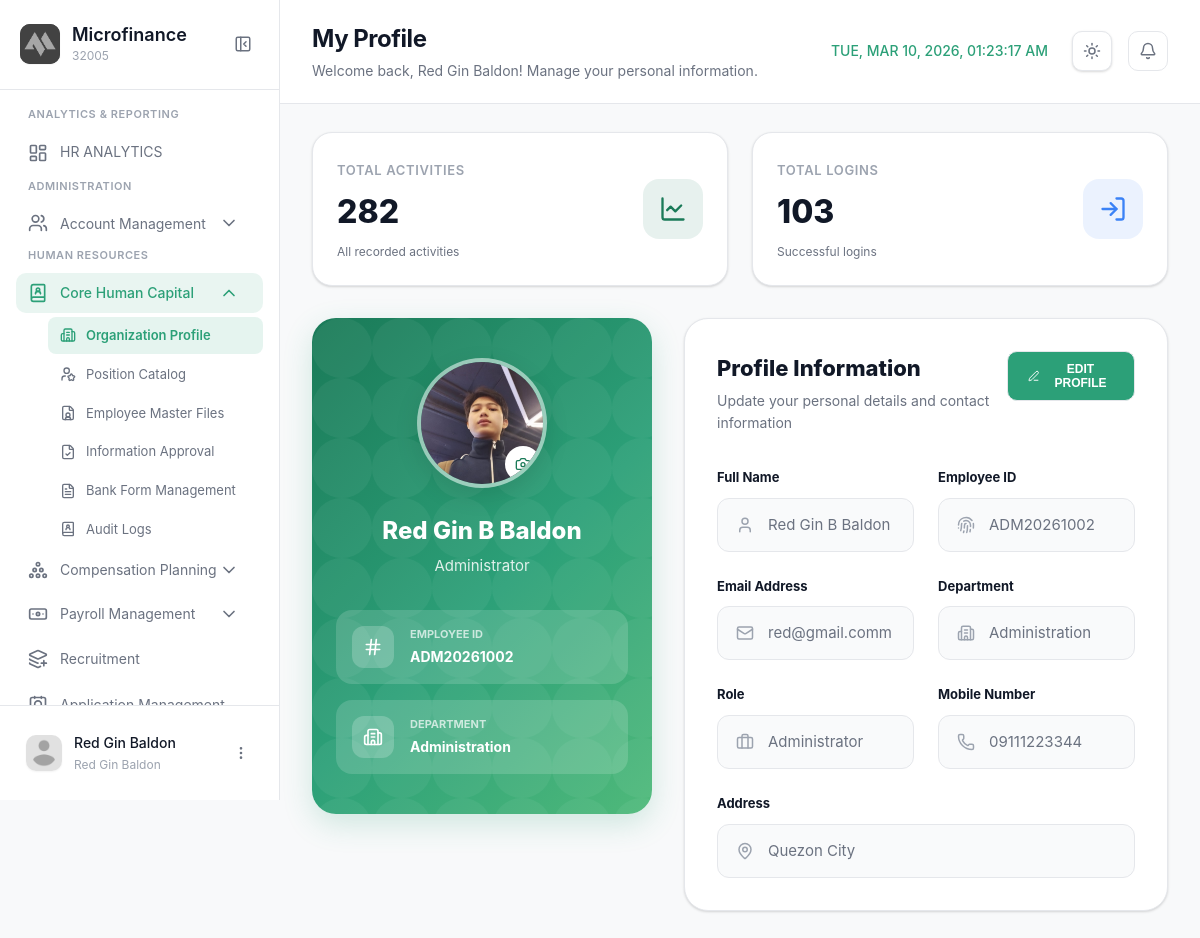
The app's page /modules/admin/profile.php (signed in) with its own data.
### tables this page shows
CREATE TABLE `employee` (
  `EmployeeID` int(11) NOT NULL,
  `EmployeeCode` varchar(20) DEFAULT NULL,
  `FirstName` varchar(100) NOT NULL,
  `MiddleName` varchar(100) DEFAULT NULL,
  `LastName` varchar(100) NOT NULL,
  `DateOfBirth` date NOT NULL,
  `Gender` varchar(20) DEFAULT NULL,
  `PersonalEmail` varchar(150) DEFAULT NULL,
  `PhoneNumber` varchar(20) DEFAULT NULL,
  `PermanentAddress` text DEFAULT NULL,
  `ProfilePhoto` varchar(255) DEFAULT NULL
);

CREATE TABLE `positions` (
  `PositionID` int(11) NOT NULL,
  `PositionName` varchar(100) NOT NULL,
  `PositionCode` varchar(10) DEFAULT NULL,
  `DepartmentID` int(11) DEFAULT NULL,
  `SalaryGradeID` int(11) DEFAULT NULL,
  `AuthorizedHeadcount` int(11) DEFAULT 1
);

CREATE TABLE `department` (
  `DepartmentID` int(11) NOT NULL,
  `DepartmentName` varchar(100) NOT NULL
);

### modules/admin/profile.php (the view, shortened to what this page needs)
<?php
require_once '../../config/config.php';
$userId = $_SESSION['user_id'];
$employee = null;
$sql = "SELECT e.*, d.DepartmentName, p.PositionName
        FROM employee e
        JOIN useraccounts ua ON e.EmployeeID = ua.EmployeeID
        LEFT JOIN employmentinformation ei ON e.EmployeeID = ei.EmployeeID
        LEFT JOIN department d ON ei.DepartmentID = d.DepartmentID
        LEFT JOIN positions p ON ei.PositionID = p.PositionID
        WHERE ua.AccountID = ?";
$stmt = $conn->prepare($sql);
$stmt->bind_param("i", $userId);
$stmt->execute();
$result = $stmt->get_result();
if ($result && $result->num_rows > 0) {
    $employee = $result->fetch_assoc();
}
$fullName = $employee ? trim(($employee['FirstName'] ?? '') . ' ' . ($employee['MiddleName'] ?? '') . ' ' . ($employee['LastName'] ?? '')) : 'Unknown User';
$initials = $employee ? strtoupper(substr($employee['FirstName'] ?? 'U', 0, 1) . substr($employee['LastName'] ?? 'N', 0, 1)) : '??';
$profilePhoto = !empty($employee['ProfilePhoto']) ? '../../' . $employee['ProfilePhoto'] : null;
?>
<!DOCTYPE html>
<html lang="en">
<head>
  <link rel="stylesheet" href="../../css/profile.css?v=1.3">
</head>
<body>
  <aside class="sidebar" id="sidebar">
    <div class="sidebar-header">
      <div class="logo-container">
        <div class="logo-wrapper">
          <img src="../../img/logo.png" alt="Logo" class="logo">
        </div>
        <div class="logo-text">
          <h2 class="app-name">Microfinance</h2>
          <span class="app-tagline">32005</span>
        </div>
      </div>
      <button class="sidebar-toggle" id="sidebarToggle">
        <i data-lucide="panel-left-close"></i>
      </button>
    </div>
<nav class="sidebar-nav">
      <div class="nav-section">
        <span class="nav-section-title">ANALYTICS & REPORTING</span>
        <a href="dashboard.php" class="nav-item active">
          <i data-lucide="layout-dashboard"></i>
          <span>HR ANALYTICS</span>
        </a>
      <div class="nav-section">
        <span class="nav-section-title">ADMINISTRATION</span>
        <div class="nav-item-group active">
          <button class="nav-item has-submenu" data-module="accounts">
            <div class="nav-item-content">
              <i data-lucide="users"></i>
              <span>Account Management</span>
            </div>
            <i data-lucide="chevron-down" class="submenu-icon"></i>
          </button>
        </div>
       <div class="nav-section">
        <span class="nav-section-title">Human Resources</span>
          <div class="nav-item-group <?php echo ($module === 'corehumancapital') ? 'active' : ''; ?>">
          <button class="nav-item has-submenu" data-module="corehumancapital">
            <div class="nav-item-content">
              <i data-lucide="book-user"></i>
              <span>Core Human Capital</span>
            </div>
            <i data-lucide="chevron-down" class="submenu-icon"></i>
          </button>
          <div class="submenu" id="submenu-corehumancapital">
             <a href="orgprofile.php" class="submenu-item <?php echo ($page === 'orgprofile') ? 'active' : ''; ?>">
              <i data-lucide="building-2"></i>
              <span>Organization Profile</span>
            </a>
            <a href="positioncatalog.php" class="submenu-item <?php echo ($page === 'positioncatalog') ? 'active' : ''; ?>">
              <i data-lucide="user-star"></i>
              <span>Position Catalog</span>
            </a>
            <a href="employeemaster.php" class="submenu-item <?php echo ($page === 'employeemaster') ? 'active' : ''; ?>">
              <i data-lucide="file-user"></i>
              <span>Employee Master Files</span>
            </a>
            <a href="informationapproval.php" class="submenu-item <?php echo ($page === 'informationapproval') ? 'active' : ''; ?>">
              <i data-lucide="file-check"></i>
              <span>Information Approval</span>
            </a>
            <a href="bankform.php" class="submenu-item <?php echo ($page === 'bankform') ? 'active' : ''; ?>">
              <i data-lucide="file-text"></i>
              <span>Bank Form Management</span>
            </a>
            <a href="auditlogs.php" class="submenu-item <?php echo ($page === 'auditlogs') ? 'active' : ''; ?>">
              <i data-lucide="book-user"></i>
              <span>Audit Logs</span>
            </a>
          </div>
        </div>
          <div class="nav-item-group <?php echo ($module === 'planning') ? 'active' : ''; ?>">
          <button class="nav-item has-submenu" data-module="planning">
            <div class="nav-item-content">
              <i data-lucide="circle-pile"></i>
              <span>Compensation Planning</span>
            </div>
            <i data-lucide="chevron-down" class="submenu-icon"></i>
          </button>
        </div>
        <div class="nav-item-group">
          <button class="nav-item has-submenu" data-module="payroll">
            <div class="nav-item-content">
              <i data-lucide="banknote"></i>
              <span>Payroll Management</span>
            </div>
            <i data-lucide="chevron-down" class="submenu-icon"></i>
          </button>
        </div>
            <a href="recruitment.php" class="nav-item <?php echo ($page === 'recruitment') ? 'active' : ''; ?>">
              <i data-lucide="layers-plus"></i>
              <span>Recruitment</span>
            </a>
            <a href="applicationmgt.php" class="nav-item <?php echo ($page === 'applicationmgt') ? 'active' : ''; ?>">
              <i data-lucide="contact-round"></i>
              <span>Application Management</span>
            </a>
        </div>
    </nav>
    <div class="sidebar-footer">
      <div class="user-profile">
        <div class="user-avatar">
          <img src="../../img/profile.png" alt="User">
        </div>
        <div class="user-info">
          <span class="user-name"><?php echo htmlspecialchars($_SESSION['username'] ?? 'Admin'); ?></span>
          <span class="user-role"><?php echo htmlspecialchars($_SESSION['user_role'] ?? 'Administrator'); ?></span>
        </div>
        <button class="user-menu-btn" id="userMenuBtn">
          <i data-lucide="more-vertical"></i>
        </button>
      </div>
    </div>
  </aside>
  <main class="main-content">
    <header class="page-header">
      <div class="header-left">
        <div class="header-title">
          <h1>My Profile</h1>
          <p>Welcome back, <?php echo htmlspecialchars($_SESSION['username'] ?? 'User'); ?>! Manage your personal information.</p>
        </div>
      </div>
      <div class="header-right">
                <div class="header-clock">
          <span id="realTimeClock"></span>
        </div>
        <button class="theme-toggle" id="themeToggle" aria-label="Toggle theme">
          <i data-lucide="sun" class="sun-icon"></i>
        </button>
        <button class="icon-btn">
          <i data-lucide="bell"></i>
        </button>
      </div>
    </header>
    <div class="content-wrapper">
      <div class="profile-stats-grid">
        <div class="stat-card-premium">
          <div class="stat-info">
            <span class="stat-label">Total Activities</span>
            <h2 class="stat-value">282</h2>
            <p class="stat-sub">All recorded activities</p>
          </div>
          <div class="stat-icon-box activity">
            <i data-lucide="line-chart"></i>
          </div>
        </div>
        <div class="stat-card-premium">
          <div class="stat-info">
            <span class="stat-label">Total Logins</span>
            <h2 class="stat-value">103</h2>
            <p class="stat-sub">Successful logins</p>
          </div>
          <div class="stat-icon-box login">
            <i data-lucide="log-in"></i>
          </div>
        </div>
      </div>
      <div class="profile-main-grid">
        <aside class="profile-sidebar">
          <div class="profile-card-main">
            <div class="profile-avatar-wrapper">
              <div class="profile-avatar-circle" id="profile-photo-container">
                <?php if ($profilePhoto): ?>
                  <img src="<?php echo htmlspecialchars($profilePhoto); ?>" alt="Profile Photo" id="sidebar-profile-img">
                <?php else: ?>
                  <span id="sidebar-profile-initials"><?php echo $initials; ?></span>
                <?php endif; ?>
                <div class="btn-change-photo" onclick="document.getElementById('ProfilePhotoInput').click()">
                  <i data-lucide="camera"></i>
                </div>
              </div>
            </div>
            <div class="profile-basic-info">
              <h1 class="profile-name"><?php echo htmlspecialchars($fullName); ?></h1>
              <p class="profile-role-title"><?php echo htmlspecialchars($employee['PositionName'] ?? 'Position'); ?></p>
            </div>
            <div class="profile-sidebar-cards">
              <div class="sidebar-mini-card">
                <div class="mini-card-icon id">
                  <i data-lucide="hash"></i>
                </div>
                <div class="mini-card-text">
                  <span class="mini-label">Employee ID</span>
                  <span class="mini-value"><?php echo htmlspecialchars($employee['EmployeeCode'] ?? 'N/A'); ?></span>
                </div>
              </div>
              <div class="sidebar-mini-card">
                <div class="mini-card-icon dept">
                  <i data-lucide="building-2"></i>
                </div>
                <div class="mini-card-text">
                  <span class="mini-label">Department</span>
                  <span class="mini-value"><?php echo htmlspecialchars($employee['DepartmentName'] ?? 'No Department'); ?></span>
                </div>
              </div>
            </div>
          </div>
        </aside>
        <section class="profile-details-main">
          <div class="details-card">
            <div class="details-header">
              <div class="header-text">
                <h2 class="section-title">Profile Information</h2>
                <p class="section-subtitle">Update your personal details and contact information</p>
              </div>
              <button class="btn-edit-trigger" id="btnEditProfile">
                <i data-lucide="edit-3"></i>
                <span>EDIT PROFILE</span>
              </button>
            </div>
            <div class="details-grid">
              <div class="detail-field">
                <label>Full Name</label>
                <div class="field-value-box">
                  <i data-lucide="user"></i>
                  <?php echo htmlspecialchars($fullName); ?>
                </div>
              </div>
              <div class="detail-field">
                <label>Employee ID</label>
                <div class="field-value-box">
                  <i data-lucide="fingerprint"></i>
                  <?php echo htmlspecialchars($employee['EmployeeCode'] ?? 'N/A'); ?>
                </div>
              </div>
              <div class="detail-field">
                <label>Email Address</label>
                <div class="field-value-box">
                  <i data-lucide="mail"></i>
                  <?php echo htmlspecialchars($employee['PersonalEmail'] ?? 'N/A'); ?>
                </div>
              </div>
              <div class="detail-field">
                <label>Department</label>
                <div class="field-value-box">
                  <i data-lucide="building-2"></i>
                  <?php echo htmlspecialchars($employee['DepartmentName'] ?? 'N/A'); ?>
                </div>
              </div>
              <div class="detail-field">
                <label>Role</label>
                <div class="field-value-box">
                  <i data-lucide="briefcase"></i>
                  <?php echo htmlspecialchars($employee['PositionName'] ?? 'N/A'); ?>
                </div>
              </div>
              <div class="detail-field">
                <label>Mobile Number</label>
                <div class="field-value-box">
                  <i data-lucide="phone"></i>
                  <?php echo htmlspecialchars($employee['PhoneNumber'] ?? 'N/A'); ?>
                </div>
              </div>
              <div class="detail-field full-width">
                <label>Address</label>
                <div class="field-value-box">
                  <i data-lucide="map-pin"></i>
                  <?php echo htmlspecialchars($employee['PermanentAddress'] ?? 'N/A'); ?>
                </div>
              </div>
            </div>
          </div>
        </section>
      </div>
    </div>
  </main>
</body>
</html>

### records on screen
employee: ProfilePhoto (picture), fullName "Red Gin B Baldon", positions.PositionName "Administrator", EmployeeCode "ADM20261002", department.DepartmentName "Administration", PersonalEmail "red@gmail.comm", PhoneNumber "09111223344", PermanentAddress "Quezon City"

### other values on screen
$_SESSION['username'] "Red Gin Baldon"
$_SESSION['user_role'] "Red Gin Baldon"
